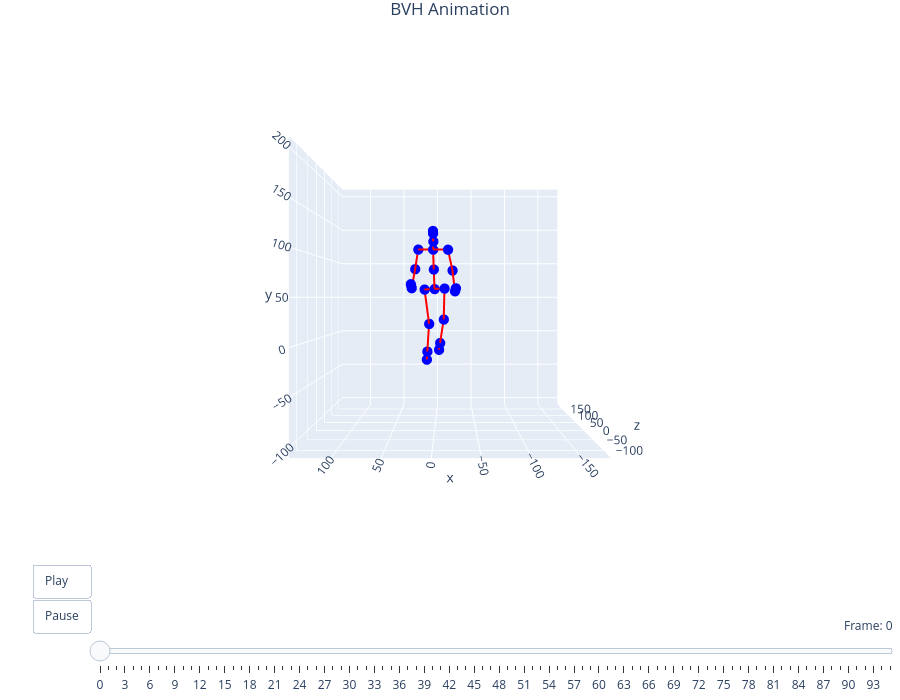

The code cell stored with this chart in its notebook:
### Code cell
filename = "walking_improved"
viewer = preview_bvh(f'bvh/{filename}.bvh', True, True)

### Figure 1 — Plotly figure (JSON) as saved in the notebook; plotly's stock layout.template omitted (floating-point values rounded to 4 significant figures)
{"data": [{"hoverinfo": "text", "marker": {"color": "blue", "size": 6}, "mode": "markers", "showlegend": false, "text": ["Hips", "Spine", "Chest", "Neck", "Head", "Head_end", "LeftShoulder", "LeftArm", "LeftForeArm", "LeftHand", "LeftHand_end", "RightShoulder", "RightArm", "RightForeArm", "RightHand", "RightHand_end", "LeftUpLeg", "LeftLeg", "LeftFoot", "LeftFoot_end", "RightUpLeg", "RightLeg", "RightFoot", "RightFoot_end"], "type": "scatter3d", "x": [0, 0.7209, 1.4, 1.065, 1.208, 1.25, 19.0, 22.86, 26.38, 26.85, 26.99, -16.2, -21.55, -24.43, -25.18, -25.4, 11.99, 6.52, 9.335, 10.18, -11.99, -11.07, -6.197, -4.735], "y": [60, 83.24, 106.5, 115.8, 124.4, 127.2, 106.6, 83.57, 60.79, 64.26, 65.29, 106.4, 82.01, 57.21, 59.82, 60.6, 59.4, 18.09, -16.79, -27.26, 60.6, 23.25, -7.037, -16.12], "z": [0, -5.914, -11.68, -15.31, -23.05, -25.14, -10.71, -7.259, -17.84, -23.48, -25.17, -12.65, -6.65, -15.32, -20.97, -22.66, 0.7821, 0.9742, 20.2, 25.96, -0.7821, 4.277, 30.96, 38.96]}, {"hoverinfo": "none", "line": {"color": "red", "width": 4}, "mode": "lines", "showlegend": false, "type": "scatter3d", "x": [0.7209, 0, null, 1.4, 0.7209, null, 1.065, 1.4, null, 1.208, 1.065, null, 1.25, 1.208, null, 19.0, 1.4, null, 22.86, 19.0, null, 26.38, 22.86, null, 26.85, 26.38, null, 26.99, 26.85, null, -16.2, 1.4, null, -21.55, -16.2, null, -24.43, -21.55, null, -25.18, -24.43, null, -25.4, -25.18, null, 11.99, 0, null, 6.52, 11.99, null, 9.335, 6.52, null, 10.18, 9.335, null, -11.99, 0, null, -11.07, -11.99, null, -6.197, -11.07, null, -4.735, -6.197, null], "y": [83.24, 60, null, 106.5, 83.24, null, 115.8, 106.5, null, 124.4, 115.8, null, 127.2, 124.4, null, 106.6, 106.5, null, 83.57, 106.6, null, 60.79, 83.57, null, 64.26, 60.79, null, 65.29, 64.26, null, 106.4, 106.5, null, 82.01, 106.4, null, 57.21, 82.01, null, 59.82, 57.21, null, 60.6, 59.82, null, 59.4, 60, null, 18.09, 59.4, null, -16.79, 18.09, null, -27.26, -16.79, null, 60.6, 60, null, 23.25, 60.6, null, -7.037, 23.25, null, -16.12, -7.037, null], "z": [-5.914, 0, null, -11.68, -5.914, null, -15.31, -11.68, null, -23.05, -15.31, null, -25.14, -23.05, null, -10.71, -11.68, null, -7.259, -10.71, null, -17.84, -7.259, null, -23.48, -17.84, null, -25.17, -23.48, null, -12.65, -11.68, null, -6.65, -12.65, null, -15.32, -6.65, null, -20.97, -15.32, null, -22.66, -20.97, null, 0.7821, 0, null, 0.9742, 0.7821, null, 20.2, 0.9742, null, 25.96, 20.2, null, -0.7821, 0, null, 4.277, -0.7821, null, 30.96, 4.277, null, 38.96, 30.96, null]}], "layout": {"height": 700, "margin": {"b": 0, "l": 0, "r": 0, "t": 30}, "scene": {"aspectmode": "cube", "camera": {"center": {"x": 0, "y": 0, "z": 0}, "eye": {"x": 0, "y": 0, "z": -2.5}, "up": {"x": 0, "y": 1, "z": 0}}, "xaxis": {"range": [-179.1, 141.8]}, "yaxis": {"range": [-110.1, 210.8]}, "zaxis": {"range": [-132.4, 188.5]}}, "sliders": [{"active": 0, "currentvalue": {"prefix": "Frame: ", "visible": true, "xanchor": "right"}, "len": 0.9, "pad": {"b": 10, "t": 50}, "steps": [{"args": [["frame_0"], {"frame": {"duration": 0, "redraw": true}, "mode": "immediate"}], "label": "0", "method": "animate"}, {"args": [["frame_1"], {"frame": {"duration": 0, "redraw": true}, "mode": "immediate"}], "label": "1", "method": "animate"}, {"args": [["frame_2"], {"frame": {"duration": 0, "redraw": true}, "mode": "immediate"}], "label": "2", "method": "animate"}, {"args": [["frame_3"], {"frame": {"duration": 0, "redraw": true}, "mode": "immediate"}], "label": "3", "method": "animate"}, {"args": [["frame_4"], {"frame": {"duration": 0, "redraw": true}, "mode": "immediate"}], "label": "4", "method": "animate"}, {"args": [["frame_5"], {"frame": {"duration": 0, "redraw": true}, "mode": "immediate"}], "label": "5", "method": "animate"}, {"args": [["frame_6"], {"frame": {"duration": 0, "redraw": true}, "mode": "immediate"}], "label": "6", "method": "animate"}, {"args": [["frame_7"], {"frame": {"duration": 0, "redraw": true}, "mode": "immediate"}], "label": "7", "method": "animate"}, {"args": [["frame_8"], {"frame": {"duration": 0, "redraw": true}, "mode": "immediate"}], "label": "8", "method": "animate"}, {"args": [["frame_9"], {"frame": {"duration": 0, "redraw": true}, "mode": "immediate"}], "label": "9", "method": "animate"}, {"args": [["frame_10"], {"frame": {"duration": 0, "redraw": true}, "mode": "immediate"}], "label": "10", "method": "animate"}, {"args": [["frame_11"], {"frame": {"duration": 0, "redraw": true}, "mode": "immediate"}], "label": "11", "method": "animate"}, {"args": [["frame_12"], {"frame": {"duration": 0, "redraw": true}, "mode": "immediate"}], "label": "12", "method": "animate"}, {"args": [["frame_13"], {"frame": {"duration": 0, "redraw": true}, "mode": "immediate"}], "label": "13", "method": "animate"}, {"args": [["frame_14"], {"frame": {"duration": 0, "redraw": true}, "mode": "immediate"}], "label": "14", "method": "animate"}, {"args": [["frame_15"], {"frame": {"duration": 0, "redraw": true}, "mode": "immediate"}], "label": "15", "method": "animate"}, {"args": [["frame_16"], {"frame": {"duration": 0, "redraw": true}, "mode": "immediate"}], "label": "16", "method": "animate"}, {"args": [["frame_17"], {"frame": {"duration": 0, "redraw": true}, "mode": "immediate"}], "label": "17", "method": "animate"}, {"args": [["frame_18"], {"frame": {"duration": 0, "redraw": true}, "mode": "immediate"}], "label": "18", "method": "animate"}, {"args": [["frame_19"], {"frame": {"duration": 0, "redraw": true}, "mode": "immediate"}], "label": "19", "method": "animate"}, {"args": [["frame_20"], {"frame": {"duration": 0, "redraw": true}, "mode": "immediate"}], "label": "20", "method": "animate"}, {"args": [["frame_21"], {"frame": {"duration": 0, "redraw": true}, "mode": "immediate"}], "label": "21", "method": "animate"}, {"args": [["frame_22"], {"frame": {"duration": 0, "redraw": true}, "mode": "immediate"}], "label": "22", "method": "animate"}, {"args": [["frame_23"], {"frame": {"duration": 0, "redraw": true}, "mode": "immediate"}], "label": "23", "method": "animate"}, {"args": [["frame_24"], {"frame": {"duration": 0, "redraw": true}, "mode": "immediate"}], "label": "24", "method": "animate"}, {"args": [["frame_25"], {"frame": {"duration": 0, "redraw": true}, "mode": "immediate"}], "label": "25", "method": "animate"}, {"args": [["frame_26"], {"frame": {"duration": 0, "redraw": true}, "mode": "immediate"}], "label": "26", "method": "animate"}, {"args": [["frame_27"], {"frame": {"duration": 0, "redraw": true}, "mode": "immediate"}], "label": "27", "method": "animate"}, {"args": [["frame_28"], {"frame": {"duration": 0, "redraw": true}, "mode": "immediate"}], "label": "28", "method": "animate"}, {"args": [["frame_29"], {"frame": {"duration": 0, "redraw": true}, "mode": "immediate"}], "label": "29", "method": "animate"}, {"args": [["frame_30"], {"frame": {"duration": 0, "redraw": true}, "mode": "immediate"}], "label": "30", "method": "animate"}, {"args": [["frame_31"], {"frame": {"duration": 0, "redraw": true}, "mode": "immediate"}], "label": "31", "method": "animate"}, {"args": [["frame_32"], {"frame": {"duration": 0, "redraw": true}, "mode": "immediate"}], "label": "32", "method": "animate"}, {"args": [["frame_33"], {"frame": {"duration": 0, "redraw": true}, "mode": "immediate"}], "label": "33", "method": "animate"}, {"args": [["frame_34"], {"frame": {"duration": 0, "redraw": true}, "mode": "immediate"}], "label": "34", "method": "animate"}, {"args": [["frame_35"], {"frame": {"duration": 0, "redraw": true}, "mode": "immediate"}], "label": "35", "method": "animate"}, {"args": [["frame_36"], {"frame": {"duration": 0, "redraw": true}, "mode": "immediate"}], "label": "36", "method": "animate"}, {"args": [["frame_37"], {"frame": {"duration": 0, "redraw": true}, "mode": "immediate"}], "label": "37", "method": "animate"}, {"args": [["frame_38"], {"frame": {"duration": 0, "redraw": true}, "mode": "immediate"}], "label": "38", "method": "animate"}, {"args": [["frame_39"], {"frame": {"duration": 0, "redraw": true}, "mode": "immediate"}], "label": "39", "method": "animate"}, {"args": [["frame_40"], {"frame": {"duration": 0, "redraw": true}, "mode": "immediate"}], "label": "40", "method": "animate"}, {"args": [["frame_41"], {"frame": {"duration": 0, "redraw": true}, "mode": "immediate"}], "label": "41", "method": "animate"}, {"args": [["frame_42"], {"frame": {"duration": 0, "redraw": true}, "mode": "immediate"}], "label": "42", "method": "animate"}, {"args": [["frame_43"], {"frame": {"duration": 0, "redraw": true}, "mode": "immediate"}], "label": "43", "method": "animate"}, {"args": [["frame_44"], {"frame": {"duration": 0, "redraw": true}, "mode": "immediate"}], "label": "44", "method": "animate"}, {"args": [["frame_45"], {"frame": {"duration": 0, "redraw": true}, "mode": "immediate"}], "label": "45", "method": "animate"}, {"args": [["frame_46"], {"frame": {"duration": 0, "redraw": true}, "mode": "immediate"}], "label": "46", "method": "animate"}, {"args": [["frame_47"], {"frame": {"duration": 0, "redraw": true}, "mode": "immediate"}], "label": "47", "method": "animate"}, {"args": [["frame_48"], {"frame": {"duration": 0, "redraw": true}, "mode": "immediate"}], "label": "48", "method": "animate"}, {"args": [["frame_49"], {"frame": {"duration": 0, "redraw": true}, "mode": "immediate"}], "label": "49", "method": "animate"}, {"args": [["frame_50"], {"frame": {"duration": 0, "redraw": true}, "mode": "immediate"}], "label": "50", "method": "animate"}, {"args": [["frame_51"], {"frame": {"duration": 0, "redraw": true}, "mode": "immediate"}], "label": "51", "method": "animate"}, {"args": [["frame_52"], {"frame": {"duration": 0, "redraw": true}, "mode": "immediate"}], "label": "52", "method": "animate"}, {"args": [["frame_53"], {"frame": {"duration": 0, "redraw": true}, "mode": "immediate"}], "label": "53", "method": "animate"}, {"args": [["frame_54"], {"frame": {"duration": 0, "redraw": true}, "mode": "immediate"}], "label": "54", "method": "animate"}, {"args": [["frame_55"], {"frame": {"duration": 0, "redraw": true}, "mode": "immediate"}], "label": "55", "method": "animate"}, {"args": [["frame_56"], {"frame": {"duration": 0, "redraw": true}, "mode": "immediate"}], "label": "56", "method": "animate"}, {"args": [["frame_57"], {"frame": {"duration": 0, "redraw": true}, "mode": "immediate"}], "label": "57", "method": "animate"}, {"args": [["frame_58"], {"frame": {"duration": 0, "redraw": true}, "mode": "immediate"}], "label": "58", "method": "animate"}, {"args": [["frame_59"], {"frame": {"duration": 0, "redraw": true}, "mode": "immediate"}], "label": "59", "method": "animate"}, {"args": [["frame_60"], {"frame": {"duration": 0, "redraw": true}, "mode": "immediate"}], "label": "60", "method": "animate"}, {"args": [["frame_61"], {"frame": {"duration": 0, "redraw": true}, "mode": "immediate"}], "label": "61", "method": "animate"}, {"args": [["frame_62"], {"frame": {"duration": 0, "redraw": true}, "mode": "immediate"}], "label": "62", "method": "animate"}, {"args": [["frame_63"], {"frame": {"duration": 0, "redraw": true}, "mode": "immediate"}], "label": "63", "method": "animate"}, {"args": [["frame_64"], {"frame": {"duration": 0, "redraw": true}, "mode": "immediate"}], "label": "64", "method": "animate"}, {"args": [["frame_65"], {"frame": {"duration": 0, "redraw": true}, "mode": "immediate"}], "label": "65", "method": "animate"}, {"args": [["frame_66"], {"frame": {"duration": 0, "redraw": true}, "mode": "immediate"}], "label": "66", "method": "animate"}, {"args": [["frame_67"], {"frame": {"duration": 0, "redraw": true}, "mode": "immediate"}], "label": "67", "method": "animate"}, {"args": [["frame_68"], {"frame": {"duration": 0, "redraw": true}, "mode": "immediate"}], "label": "68", "method": "animate"}, {"args": [["frame_69"], {"frame": {"duration": 0, "redraw": true}, "mode": "immediate"}], "label": "69", "method": "animate"}, {"args": [["frame_70"], {"frame": {"duration": 0, "redraw": true}, "mode": "immediate"}], "label": "70", "method": "animate"}, {"args": [["frame_71"], {"frame": {"duration": 0, "redraw": true}, "mode": "immediate"}], "label": "71", "method": "animate"}, {"args": [["frame_72"], {"frame": {"duration": 0, "redraw": true}, "mode": "immediate"}], "label": "72", "method": "animate"}, {"args": [["frame_73"], {"frame": {"duration": 0, "redraw": true}, "mode": "immediate"}], "label": "73", "method": "animate"}, {"args": [["frame_74"], {"frame": {"duration": 0, "redraw": true}, "mode": "immediate"}], "label": "74", "method": "animate"}, {"args": [["frame_75"], {"frame": {"duration": 0, "redraw": true}, "mode": "immediate"}], "label": "75", "method": "animate"}, {"args": [["frame_76"], {"frame": {"duration": 0, "redraw": true}, "mode": "immediate"}], "label": "76", "method": "animate"}, {"args": [["frame_77"], {"frame": {"duration": 0, "redraw": true}, "mode": "immediate"}], "label": "77", "method": "animate"}, {"args": [["frame_78"], {"frame": {"duration": 0, "redraw": true}, "mode": "immediate"}], "label": "78", "method": "animate"}, {"args": [["frame_79"], {"frame": {"duration": 0, "redraw": true}, "mode": "immediate"}], "label": "79", "method": "animate"}, {"args": [["frame_80"], {"frame": {"duration": 0, "redraw": true}, "mode": "immediate"}], "label": "80", "method": "animate"}, {"args": [["frame_81"], {"frame": {"duration": 0, "redraw": true}, "mode": "immediate"}], "label": "81", "method": "animate"}, {"args": [["frame_82"], {"frame": {"duration": 0, "redraw": true}, "mode": "immediate"}], "label": "82", "method": "animate"}, {"args": [["frame_83"], {"frame": {"duration": 0, "redraw": true}, "mode": "immediate"}], "label": "83", "method": "animate"}, {"args": [["frame_84"], {"frame": {"duration": 0, "redraw": true}, "mode": "immediate"}], "label": "84", "method": "animate"}, {"args": [["frame_85"], {"frame": {"duration": 0, "redraw": true}, "mode": "immediate"}], "label": "85", "method": "animate"}, {"args": [["frame_86"], {"frame": {"duration": 0, "redraw": true}, "mode": "immediate"}], "label": "86", "method": "animate"}, {"args": [["frame_87"], {"frame": {"duration": 0, "redraw": true}, "mode": "immediate"}], "label": "87", "method": "animate"}, {"args": [["frame_88"], {"frame": {"duration": 0, "redraw": true}, "mode": "immediate"}], "label": "88", "method": "animate"}, {"args": [["frame_89"], {"frame": {"duration": 0, "redraw": true}, "mode": "immediate"}], "label": "89", "method": "animate"}, {"args": [["frame_90"], {"frame": {"duration": 0, "redraw": true}, "mode": "immediate"}], "label": "90", "method": "animate"}, {"args": [["frame_91"], {"frame": {"duration": 0, "redraw": true}, "mode": "immediate"}], "label": "91", "method": "animate"}, {"args": [["frame_92"], {"frame": {"duration": 0, "redraw": true}, "mode": "immediate"}], "label": "92", "method": "animate"}, {"args": [["frame_93"], {"frame": {"duration": 0, "redraw": true}, "mode": "immediate"}], "label": "93", "method": "animate"}, {"args": [["frame_94"], {"frame": {"duration": 0, "redraw": true}, "mode": "immediate"}], "label": "94", "method": "animate"}, {"args": [["frame_95"], {"frame": {"duration": 0, "redraw": true}, "mode": "immediate"}], "label": "95", "method": "animate"}], "x": 0.1, "xanchor": "left", "y": 0, "yanchor": "top"}], "title": {"text": "BVH Animation", "x": 0.5, "xanchor": "center"}, "updatemenus": [{"buttons": [{"args": [null, {"frame": {"duration": 83, "redraw": true}, "fromcurrent": true, "mode": "immediate"}], "label": "Play", "method": "animate"}, {"args": [[null], {"frame": {"duration": 0, "redraw": false}, "mode": "immediate"}], "label": "Pause", "method": "animate"}], "showactive": false, "type": "buttons", "x": 0.1, "xanchor": "right", "y": 0, "yanchor": "top"}]}}
